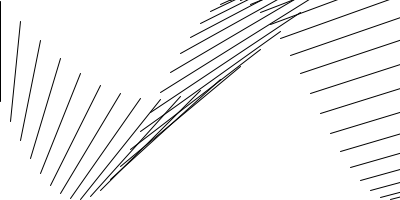
Frame 1 (no input)
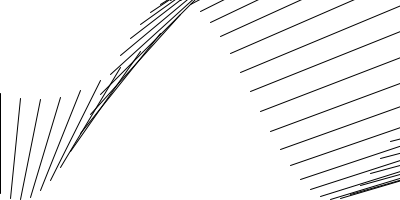
Frame 60 (the mouse pressed at the canvas centre just before this capture)
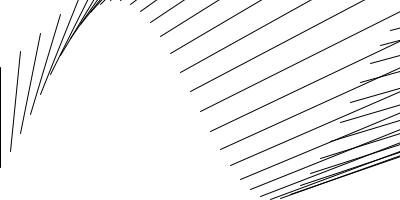
Frame 120 (the mouse held since frame 60 and released just before this capture)

The Processing sketch that drew these frames (run headless with seeded random() and noise(); from frame 60 on, the mouse is pressed at the canvas centre):

// Processing sketch: processing_176784
// ── processing_176784.pde

float theta = 0.0;

void setup() {
  size(400,200);
  smooth();
}

void draw() {
  background (255);
  // Increment theta (try different values for " angular velocity " here)
  theta += 0.02;
  fill(0);
  float x = theta;

   // A for loop is used to draw all the points along a sine wave (scaled to the pixel dimension of the window).
  for (int i = 0; i <= 400; i=i+1) {
    // Calculate y value based off of sine function
    float y = sin(x)*height/2;
    // Draw an ellipse
    line(i*10,y + height/2,i*20,y);
    // Move along x-axis
    x += 0.2;
  }
}
